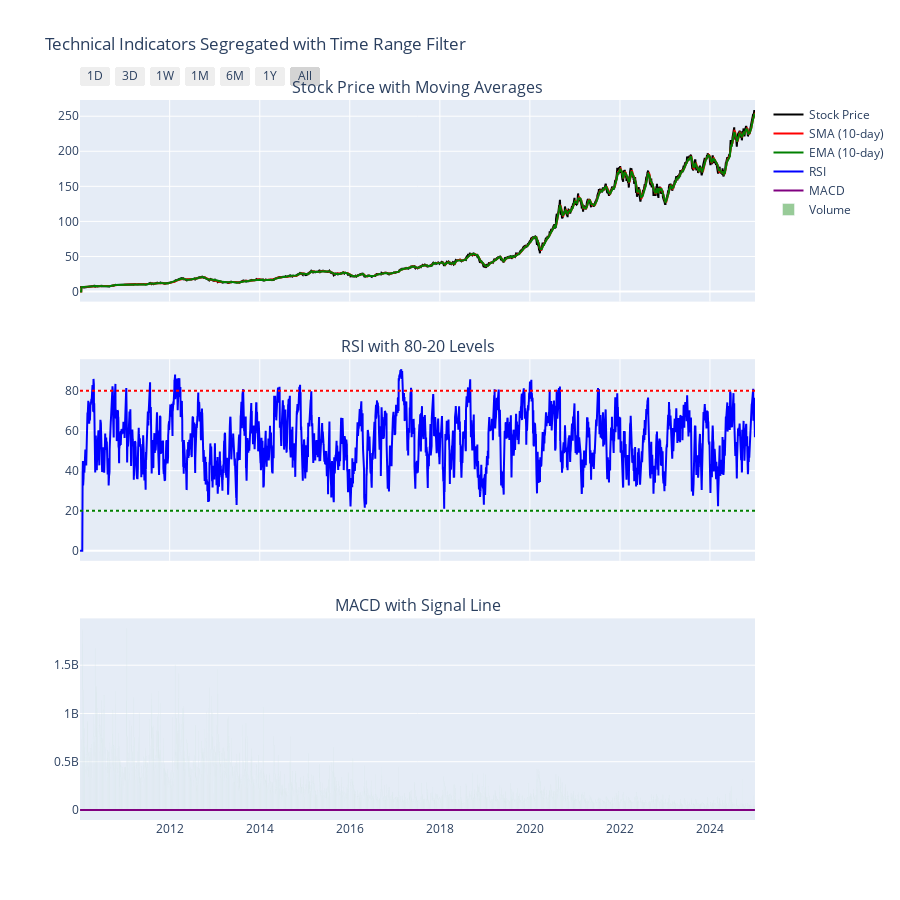

Source (notebook cell):
### Code cell
from plotly.subplots import make_subplots
# Ensure Date is in datetime format
indicator_data["Date"] = pd.to_datetime(indicator_data["Date"])

# Create subplots (4 rows: Stock Price, RSI, MACD, Moving Averages)
fig = make_subplots(rows=3, cols=1, shared_xaxes=True, vertical_spacing=0.08, 
                    subplot_titles=("Stock Price with Moving Averages", "RSI with 80-20 Levels", "MACD with Signal Line"))

# 1️⃣ Stock Price with Moving Averages
fig.add_trace(go.Scatter(x=indicator_data["Date"], y=indicator_data["Close"], mode='lines', name="Stock Price", line=dict(color="black")), row=1, col=1)
fig.add_trace(go.Scatter(x=indicator_data["Date"], y=indicator_data["SMA_10"], mode='lines', name="SMA (10-day)", line=dict(color="red")), row=1, col=1)
fig.add_trace(go.Scatter(x=indicator_data["Date"], y=indicator_data["EMA_10"], mode='lines', name="EMA (10-day)", line=dict(color="green")), row=1, col=1)

# 2️⃣ RSI with 80-20 Levels
fig.add_trace(go.Scatter(x=indicator_data["Date"], y=indicator_data["RSI"], mode='lines', name="RSI", line=dict(color="blue")), row=2, col=1)
fig.add_hline(y=80, line=dict(color="red", dash="dot"), row=2, col=1)  # Overbought level
fig.add_hline(y=20, line=dict(color="green", dash="dot"), row=2, col=1)  # Oversold level

# 3️⃣ MACD with Volume Bars
fig.add_trace(go.Scatter(x=indicator_data["Date"], y=indicator_data["MACD"], mode='lines', name="MACD", line=dict(color="purple")), row=3, col=1)
fig.add_trace(go.Bar(x=indicator_data["Date"], y=indicator_data["Volume"], name="Volume", marker_color="green", opacity=0.4), row=3, col=1)

fig.update_layout(
    title="Technical Indicators Segregated with Time Range Filter",
    height=900,
    xaxis=dict(
        rangeselector=dict(
            buttons=list([
                dict(count=1, label="1D", step="day", stepmode="backward"),
                dict(count=3, label="3D", step="day", stepmode="backward"),
                dict(count=7, label="1W", step="day", stepmode="backward"),
                dict(count=1, label="1M", step="month", stepmode="backward"),
                dict(count=6, label="6M", step="month", stepmode="backward"),
                dict(count=1, label="1Y", step="year", stepmode="backward"),
                dict(step="all", label="All")
            ])
        ),
        type="date"
    )
)

fig.show()

### Figure 1 — Plotly figure (JSON) as saved in the notebook; plotly's stock layout.template omitted (floating-point values rounded to 4 significant figures; data arrays with more than 128 entries replaced by an {"elided": "..."} marker saying what was removed)
{"data": [{"line": {"color": "black"}, "mode": "lines", "name": "Stock Price", "type": "scatter", "x": {"elided": "3774 str values"}, "xaxis": "x", "y": {"elided": "3774 float values"}, "yaxis": "y"}, {"line": {"color": "red"}, "mode": "lines", "name": "SMA (10-day)", "type": "scatter", "x": {"elided": "3774 str values"}, "xaxis": "x", "y": {"elided": "3774 float values"}, "yaxis": "y"}, {"line": {"color": "green"}, "mode": "lines", "name": "EMA (10-day)", "type": "scatter", "x": {"elided": "3774 str values"}, "xaxis": "x", "y": {"elided": "3774 float values"}, "yaxis": "y"}, {"line": {"color": "blue"}, "mode": "lines", "name": "RSI", "type": "scatter", "x": {"elided": "3774 str values"}, "xaxis": "x2", "y": {"elided": "3774 float values"}, "yaxis": "y2"}, {"line": {"color": "purple"}, "mode": "lines", "name": "MACD", "type": "scatter", "x": {"elided": "3774 str values"}, "xaxis": "x3", "y": {"elided": "3774 float values"}, "yaxis": "y3"}, {"marker": {"color": "green"}, "name": "Volume", "opacity": 0.4, "type": "bar", "x": {"elided": "3774 str values"}, "xaxis": "x3", "y": {"elided": "3774 int values"}, "yaxis": "y3"}], "layout": {"annotations": [{"font": {"size": 16}, "showarrow": false, "text": "Stock Price with Moving Averages", "x": 0.5, "xanchor": "center", "xref": "paper", "y": 1, "yanchor": "bottom", "yref": "paper"}, {"font": {"size": 16}, "showarrow": false, "text": "RSI with 80-20 Levels", "x": 0.5, "xanchor": "center", "xref": "paper", "y": 0.64, "yanchor": "bottom", "yref": "paper"}, {"font": {"size": 16}, "showarrow": false, "text": "MACD with Signal Line", "x": 0.5, "xanchor": "center", "xref": "paper", "y": 0.28, "yanchor": "bottom", "yref": "paper"}], "height": 900, "shapes": [{"line": {"color": "red", "dash": "dot"}, "type": "line", "x0": 0, "x1": 1, "xref": "x2 domain", "y0": 80, "y1": 80, "yref": "y2"}, {"line": {"color": "green", "dash": "dot"}, "type": "line", "x0": 0, "x1": 1, "xref": "x2 domain", "y0": 20, "y1": 20, "yref": "y2"}], "title": {"text": "Technical Indicators Segregated with Time Range Filter"}, "xaxis": {"anchor": "y", "domain": [0, 1], "matches": "x3", "rangeselector": {"buttons": [{"count": 1, "label": "1D", "step": "day", "stepmode": "backward"}, {"count": 3, "label": "3D", "step": "day", "stepmode": "backward"}, {"count": 7, "label": "1W", "step": "day", "stepmode": "backward"}, {"count": 1, "label": "1M", "step": "month", "stepmode": "backward"}, {"count": 6, "label": "6M", "step": "month", "stepmode": "backward"}, {"count": 1, "label": "1Y", "step": "year", "stepmode": "backward"}, {"label": "All", "step": "all"}]}, "showticklabels": false, "type": "date"}, "xaxis2": {"anchor": "y2", "domain": [0, 1], "matches": "x3", "showticklabels": false}, "xaxis3": {"anchor": "y3", "domain": [0, 1]}, "yaxis": {"anchor": "x", "domain": [0.72, 1]}, "yaxis2": {"anchor": "x2", "domain": [0.36, 0.64]}, "yaxis3": {"anchor": "x3", "domain": [0, 0.28]}}}
